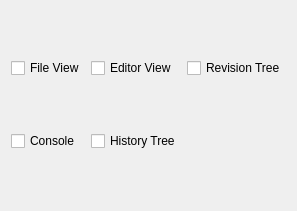
<?xml version="1.0" encoding="UTF-8"?>
<ui version="4.0">
 <class>Form</class>
 <widget class="QWidget" name="Form">
  <property name="geometry">
   <rect>
    <x>0</x>
    <y>0</y>
    <width>245</width>
    <height>211</height>
   </rect>
  </property>
  <property name="windowTitle">
   <string>Form</string>
  </property>
  <layout class="QGridLayout" name="gridLayout">
   <item row="0" column="0">
    <widget class="QCheckBox" name="checkBox">
     <property name="text">
      <string>File View</string>
     </property>
    </widget>
   </item>
   <item row="0" column="1">
    <widget class="QCheckBox" name="checkBox_2">
     <property name="text">
      <string>Editor View</string>
     </property>
    </widget>
   </item>
   <item row="0" column="2">
    <widget class="QCheckBox" name="checkBox_3">
     <property name="text">
      <string>Revision Tree</string>
     </property>
    </widget>
   </item>
   <item row="1" column="0">
    <widget class="QCheckBox" name="checkBox_4">
     <property name="text">
      <string>Console</string>
     </property>
    </widget>
   </item>
   <item row="1" column="1">
    <widget class="QCheckBox" name="checkBox_5">
     <property name="text">
      <string>History Tree</string>
     </property>
    </widget>
   </item>
  </layout>
 </widget>
 <resources/>
 <connections/>
</ui>
